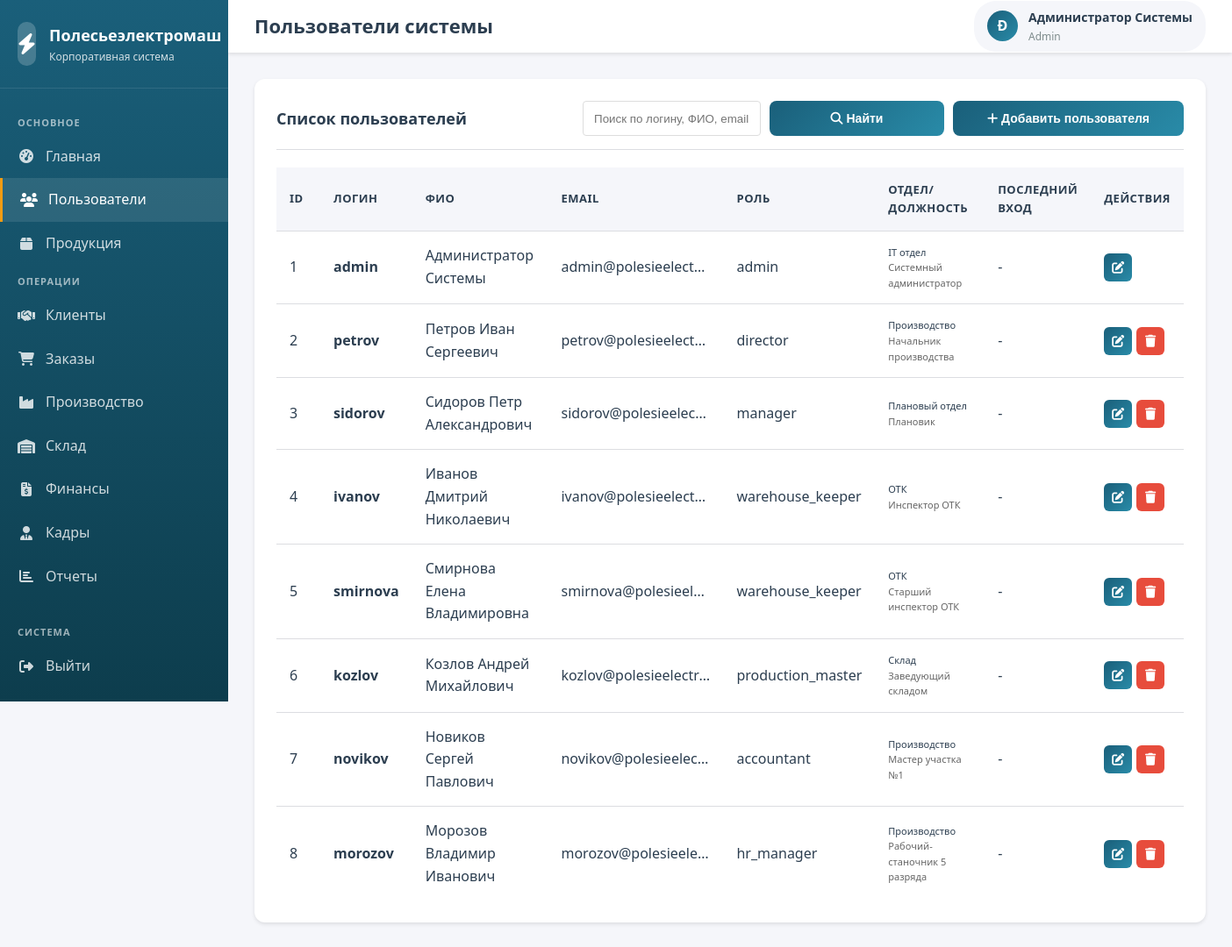
The app's page /modules/users/index.php (signed in) with its own data.
### tables this page shows
CREATE TABLE users (
    id INT AUTO_INCREMENT PRIMARY KEY,
    username VARCHAR(50) NOT NULL UNIQUE,
    password VARCHAR(255) NOT NULL,
    full_name VARCHAR(100) NOT NULL,
    email VARCHAR(100) NOT NULL UNIQUE,
    phone VARCHAR(20),
    role_id INT NOT NULL,
    department VARCHAR(100),
    position VARCHAR(100),
    is_active TINYINT(1) DEFAULT 1,
    last_login TIMESTAMP NULL,
    created_at TIMESTAMP DEFAULT CURRENT_TIMESTAMP,
    updated_at TIMESTAMP DEFAULT CURRENT_TIMESTAMP ON UPDATE CURRENT_TIMESTAMP,
    FOREIGN KEY (role_id) REFERENCES roles(id) ON DELETE RESTRICT
);

CREATE TABLE roles (
    id INT AUTO_INCREMENT PRIMARY KEY,
    role_name VARCHAR(50) NOT NULL UNIQUE,
    role_description TEXT,
    permissions JSON,
    created_at TIMESTAMP DEFAULT CURRENT_TIMESTAMP
);

### includes/config.php (called while the page is built, shortened)
<?php
function isLoggedIn() {
    return isset($_SESSION['user_id']) && isset($_SESSION['user_role']);
}
function hasRole($allowedRoles) {
    return in_array($_SESSION['user_role'], $allowedRoles);
}
?>

### modules/users/index.php (the view, shortened to what this page needs)
<?php
require_once '../../includes/config.php';
$pdo = getDBConnection();
$searchQuery = $_GET['search'] ?? '';
$filterParams = [];
$sql = "SELECT u.*, r.role_name, r.role_description
        FROM users u
        LEFT JOIN roles r ON u.role_id = r.id";
$sql .= " ORDER BY u.created_at DESC";
try {
    $stmt = $pdo->prepare($sql);
    $stmt->execute($filterParams);
    $users = $stmt->fetchAll();
} catch (PDOException $e) {
    $error = 'Ошибка получения данных: ' . $e->getMessage();
    error_log($e->getMessage());
}
$userFullName = $_SESSION['full_name'];
$initials = strtoupper(substr($userFullName, 0, 1));
?>
<!DOCTYPE html>
<html lang="ru">
<head>
    <link rel="stylesheet" href="../../assets/css/style.css">
    <link rel="stylesheet" href="https://cdnjs.cloudflare.com/ajax/libs/font-awesome/6.4.0/css/all.min.css">
</head>
<body>
    <div class="dashboard-container">
        <aside class="sidebar">
            <div class="sidebar-header">
                <div class="sidebar-logo">
                    <div class="logo-icon">
                        <i class="fas fa-bolt"></i>
                    </div>
                    <div class="logo-text">
                        <h2>Полесьеэлектромаш</h2>
                        <p>Корпоративная система</p>
                    </div>
                </div>
            </div>
            <?php
            include '../../includes/sidebar.php';
            ?>
        </aside>
        <div class="main-content">
            <header class="header">
                <div class="header-left">
                    <div class="header-title">
                        <h1>Пользователи системы</h1>
                    </div>
                </div>
                <div class="header-right">
                    <div class="user-info">
                        <div class="user-avatar">
                            <?php echo $initials; ?>
                        </div>
                        <div class="user-details">
                            <span class="user-name"><?php echo htmlspecialchars($userFullName); ?></span>
                            <span class="user-role"><?php echo ucfirst($_SESSION['user_role']); ?></span>
                        </div>
                    </div>
                </div>
            </header>
            <div class="content-area">
                <div class="card">
                    <div class="card-header">
                        <h2 class="card-title">Список пользователей</h2>
                        <div style="display: flex; gap: 10px; align-items: center;">
                            <form method="GET" action="" style="display: flex; gap: 10px;">
                                <input type="text" name="search" placeholder="Поиск по логину, ФИО, email..."
                                       value="<?php echo htmlspecialchars($searchQuery); ?>"
                                       style="padding: 8px 12px; border: 1px solid #ddd; border-radius: 4px; width: 300px;">
                                <button type="submit" class="btn btn-primary">
                                    <i class="fas fa-search"></i> Найти
                                </button>
                            </form>
                            <?php if (hasRole(['admin'])): ?>
                                <button class="btn btn-primary" onclick="openCreateModal()">
                                    <i class="fas fa-plus"></i> Добавить пользователя
                                </button>
                            <?php endif; ?>
                        </div>
                    </div>
                    <div class="table-responsive">
                        <table class="data-table">
                            <thead>
                                <tr>
                                    <th style="width: 50px;">ID</th>
                                    <th>Логин</th>
                                    <th>ФИО</th>
                                    <th>Email</th>
                                    <th>Роль</th>
                                    <th>Отдел/Должность</th>
                                    <th style="width: 120px;">Последний вход</th>
                                    <th style="width: 100px;">Действия</th>
                                </tr>
                            </thead>
                            <tbody>
                                <?php if (empty($users)): ?>
                                    <tr>
                                        <td colspan="8" class="text-center">Пользователи не найдены</td>
                                    </tr>
                                <?php else: ?>
                                    <?php foreach ($users as $user): ?>
                                        <tr>
                                            <td><?php echo $user['id']; ?></td>
                                            <td><strong><?php echo htmlspecialchars($user['username']); ?></strong></td>
                                            <td class="user-fullname"><?php echo htmlspecialchars($user['full_name']); ?></td>
                                            <td class="user-email"><?php echo htmlspecialchars($user['email']); ?></td>
                                            <td><?php echo htmlspecialchars($user['role_name'] ?? 'Не назначена'); ?></td>
                                            <td>
                                                <div style="font-size: 11px;">
                                                    <div><?php echo htmlspecialchars($user['department'] ?? '-'); ?></div>
                                                    <div style="color: #666;"><?php echo htmlspecialchars($user['position'] ?? ''); ?></div>
                                                </div>
                                            </td>
                                            <td>
                                                <?php if ($user['last_login']): ?>
                                                    <div style="font-size: 11px;"><?php echo date('d.m.Y', strtotime($user['last_login'])); ?></div>
                                                    <div style="font-size: 10px; color: #666;"><?php echo date('H:i', strtotime($user['last_login'])); ?></div>
                                                <?php else: ?>
                                                    -
                                                <?php endif; ?>
                                            </td>
                                            <td>
                                                <div class="action-buttons">
                                                    <?php if (hasRole(['admin'])): ?>
                                                        <button class="btn btn-sm btn-primary btn-icon"
                                                                onclick="openEditModal(<?php echo $user['id']; ?>)"
                                                                title="Редактировать">
                                                            <i class="fas fa-edit"></i>
                                                        </button>
                                                        <?php if ($user['id'] != $_SESSION['user_id']): ?>
                                                            <button class="btn btn-sm btn-danger btn-icon"
                                                                    onclick="confirmDelete(<?php echo $user['id']; ?>, '<?php echo htmlspecialchars($user['username']); ?>')"
                                                                    title="Удалить">
                                                                <i class="fas fa-trash"></i>
                                                            </button>
                                                        <?php endif; ?>
                                                    <?php endif; ?>
                                                </div>
                                            </td>
                                        </tr>
                                    <?php endforeach; ?>
                                <?php endif; ?>
                            </tbody>
                        </table>
                    </div>
                </div>
            </div>
        </div>
    </div>
</body>
</html>

### assets/css/style.css (style rules this page uses)
:root { --primary-color: #1a5f7a; --primary-dark: #0d3d4d; --primary-light: #298ba8; --secondary-color: #f39c12; --secondary-dark: #d68910; --accent-color: #27ae60; --danger-color: #e74c3c; --warning-color: #f39c12; --info-color: #3498db; --success-color: #2ecc71; --bg-color: #f5f6fa; --card-bg: #ffffff; --text-primary: #2c3e50; --text-secondary: #7f8c8d; --border-color: #dcdde1; --sidebar-width: 260px; --header-height: 60px; --shadow-sm: 0 2px 4px rgba(0,0,0,0.1); --shadow-md: 0 4px 6px rgba(0,0,0,0.1); --shadow-lg: 0 10px 20px rgba(0,0,0,0.15); --transition: all 0.3s ease; }
* { margin: 0; padding: 0; box-sizing: border-box; }
body { font-family: 'Segoe UI', Tahoma, Geneva, Verdana, sans-serif; background-color: var(--bg-color); color: var(--text-primary); line-height: 1.6; min-height: 100vh; }
.btn { display: inline-block; padding: 12px 30px; border: none; border-radius: 8px; font-size: 14px; font-weight: 600; cursor: pointer; transition: var(--transition); text-decoration: none; text-align: center; }
.btn-primary { background: linear-gradient(135deg, var(--primary-color), var(--primary-light)); color: white; width: 100%; }
.btn-danger { background-color: var(--danger-color); color: white; }
.dashboard-container { display: flex; min-height: 100vh; }
.sidebar { width: var(--sidebar-width); background: linear-gradient(180deg, var(--primary-color) 0%, var(--primary-dark) 100%); color: white; position: fixed; height: 100vh; overflow-y: auto; z-index: 1000; transition: var(--transition); }
.sidebar-header { padding: 25px 20px; border-bottom: 1px solid rgba(255,255,255,0.1); }
.sidebar-logo { display: flex; align-items: center; gap: 15px; }
.logo-icon { width: 50px; height: 50px; background: rgba(255,255,255,0.2); border-radius: 10px; display: flex; align-items: center; justify-content: center; font-size: 24px; font-weight: bold; }
.logo-text h2 { font-size: 18px; font-weight: 600; }
.logo-text p { font-size: 12px; opacity: 0.8; }
.main-content { flex: 1; margin-left: var(--sidebar-width); transition: var(--transition); }
.header { background-color: var(--card-bg); height: var(--header-height); display: flex; align-items: center; justify-content: space-between; padding: 0 30px; box-shadow: var(--shadow-sm); position: sticky; top: 0; z-index: 999; }
.header-left { display: flex; align-items: center; gap: 20px; }
.header-title h1 { font-size: 22px; color: var(--text-primary); }
.header-right { display: flex; align-items: center; gap: 20px; }
.user-info { display: flex; align-items: center; gap: 12px; padding: 8px 15px; background-color: var(--bg-color); border-radius: 25px; }
.user-avatar { width: 35px; height: 35px; background: linear-gradient(135deg, var(--primary-color), var(--primary-light)); border-radius: 50%; display: flex; align-items: center; justify-content: center; color: white; font-weight: bold; }
.user-details { display: flex; flex-direction: column; }
.user-name { font-weight: 600; font-size: 14px; }
.user-role { font-size: 12px; color: var(--text-secondary); }
.content-area { padding: 30px; }
.card { background-color: var(--card-bg); border-radius: 12px; box-shadow: var(--shadow-sm); padding: 25px; margin-bottom: 25px; transition: var(--transition); }
.card-header { display: flex; justify-content: space-between; align-items: center; margin-bottom: 20px; padding-bottom: 15px; border-bottom: 1px solid var(--border-color); }
.card-title { font-size: 18px; font-weight: 600; color: var(--text-primary); }
.table-responsive { overflow-x: auto; }
.data-table { width: 100%; border-collapse: collapse; background-color: var(--card-bg); }
.data-table thead { background-color: var(--bg-color); }
.data-table th, .data-table td { padding: 15px; text-align: left; border-bottom: 1px solid var(--border-color); }
.data-table th { font-weight: 600; color: var(--text-primary); font-size: 13px; text-transform: uppercase; letter-spacing: 0.5px; }
.data-table tbody tr:last-child td { border-bottom: none; }
.action-buttons { display: flex; gap: 8px; }
.btn-sm { padding: 6px 12px; font-size: 12px; }
.btn-icon { width: 32px; height: 32px; padding: 0; display: flex; align-items: center; justify-content: center; border-radius: 6px; }
.btn-danger { background: var(--danger-color); color: white; }

### records on screen
users: id "1", username "admin", full_name "Администратор Системы", email "admin@polesieelect…", role.role_name "admin", department "IT отдел", position "Системный администратор"
users: id "2", username "petrov", full_name "Петров Иван Сергеевич", email "petrov@polesieelect…", role.role_name "director", department "Производство", position "Начальник производства"
users: id "3", username "sidorov", full_name "Сидоров Петр Александрович", email "sidorov@polesieelec…", role.role_name "manager", department "Плановый отдел", position "Плановик"
users: id "4", username "ivanov", full_name "Иванов Дмитрий Николаевич", email "ivanov@polesieelect…", role.role_name "warehouse_keeper", department "ОТК", position "Инспектор ОТК"
users: id "5", username "smirnova", full_name "Смирнова Елена Владимировна", email "smirnova@polesieel…", role.role_name "warehouse_keeper", department "ОТК", position "Старший инспектор ОТК"
users: id "6", username "kozlov", full_name "Козлов Андрей Михайлович", email "kozlov@polesieelectr…", role.role_name "production_master", department "Склад", position "Заведующий складом"
users: id "7", username "novikov", full_name "Новиков Сергей Павлович", email "novikov@polesieelec…", role.role_name "accountant", department "Производство", position "Мастер участка №1"
users: id "8", username "morozov", full_name "Морозов Владимир Иванович", email "morozov@polesieele…", role.role_name "hr_manager", department "Производство", position "Рабочий-станочник 5 разряда"

### other values on screen
$item['text'] "Главная"
$item['text'] "Пользователи"
$item['text'] "Продукция"
$item['text'] "Клиенты"
$item['text'] "Заказы"
$item['text'] "Производство"
$item['text'] "Склад"
$item['text'] "Финансы"
$item['text'] "Кадры"
$item['text'] "Отчеты"
$initials "Ð"
$userFullName "Администратор Системы"
$_SESSION['user_role'] "Admin"
